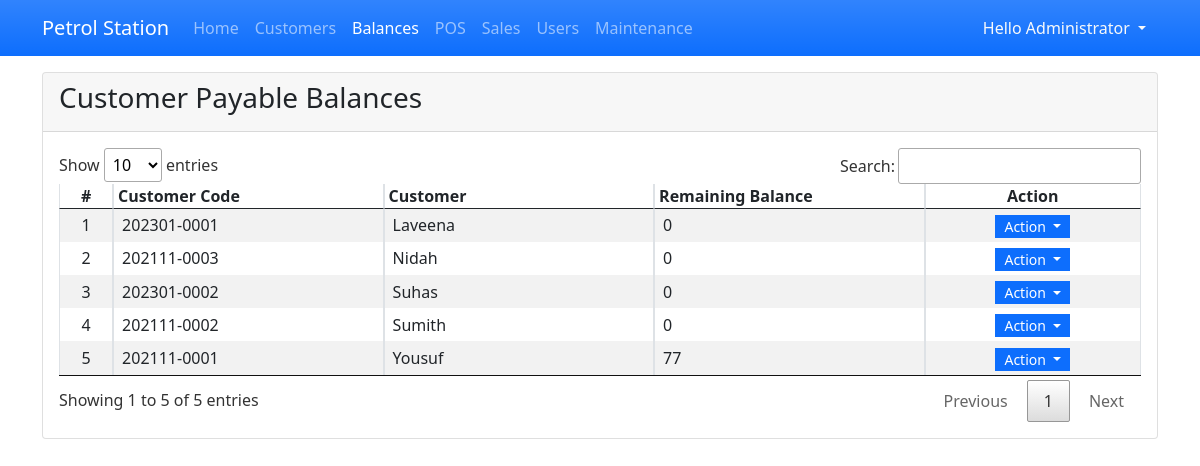
/?page=balances (signed in), run on the app's committed database.
### tables this page shows
CREATE TABLE `customer_list` (
            `customer_id` INTEGER NOT NULL PRIMARY KEY AUTOINCREMENT,
            `customer_code` TEXT NOT NULL,
            `fullname` TEXT NOT NULL,
            `contact` TEXT NOT NULL,
            `email` TEXT NOT NULL,
            `address` TEXT NOT NULL,
            `status` INTEGER NOT NULL DEFAULT 1
        );

### balances.php (the view, shortened to what this page needs)
<div class="card">
    <div class="card-header d-flex justify-content-between">
        <h3 class="card-title">Customer Payable Balances</h3>
    </div>
    <div class="card-body">
        <table class="table table-hover table-striped table-bordered">
            <colgroup>
                <col width="5%">
                <col width="25%">
                <col width="25%">
                <col width="25%">
                <col width="20%">
            </colgroup>
            <thead>
                <tr>
                    <th class="text-center p-0">#</th>
                    <th class="text-right p-0 px-1">Customer Code</th>
                    <th class="text-right p-0 px-1">Customer</th>
                    <th class="text-right p-0 px-1">Remaining Balance</th>
                    <th class="text-center p-0 ">Action</th>
                </tr>
            </thead>
            <tbody>
                <?php
                $sql = "SELECT * FROM `customer_list` order by `fullname` asc";
                $qry = $conn->query($sql);
                $i = 1;
                while($row = $qry->fetchArray()):
                    $debts = $conn->query("SELECT SUM(amount) FROM `debt_list` where customer_id = '{$row['customer_id']}'")->fetchArray()[0];
                    $payments = $conn->query("SELECT SUM(amount) FROM `payment_list` where customer_id = '{$row['customer_id']}'")->fetchArray()[0];
                    $debts =$debts > 0 ? $debts : 0;
                    $payments =$payments > 0 ? $payments : 0;
                    $row['balance'] = $debts - $payments;
                    ?>
                    <tr class="">
                        <td class="text-center p-0"><?php echo $i++; ?></td>
                        <td class="py-1 px-2"><?php echo $row['customer_code'] ?></td>
                        <td class="py-1 px-2"><?php echo $row['fullname'] ?></td>
                        <td class="py-1 px-2 text-right"><?php echo number_format($row['balance']) ?></td>
                        <td class="text-center py-1 px-2">
                            <div class="btn-group" role="group">
                                <button id="btnGroupDrop1" type="button" class="btn btn-primary dropdown-toggle btn-sm rounded-0 py-0" data-bs-toggle="dropdown" aria-expanded="false">
                                    Action
                                </button>
                            </div>
                        </td>
                    </tr>
                <?php endwhile; ?>
            </tbody>
        </table>
    </div>
</div>

### index.php (style rules this page uses)
:root { --bs-success-rgb:71, 222, 152 !important; }
html,body { height:100%; width:100%; }

### data on the page
customer_list: customer_code "202301-0001", fullname "Laveena", balance "0"
customer_list: customer_code "202111-0003", fullname "Nidah", balance "0"
customer_list: customer_code "202301-0002", fullname "Suhas", balance "0"
customer_list: customer_code "202111-0002", fullname "Sumith", balance "0"
customer_list: customer_code "202111-0001", fullname "Yousuf", balance "77"

### other printed values
$_SESSION['fullname'] "Administrator"
